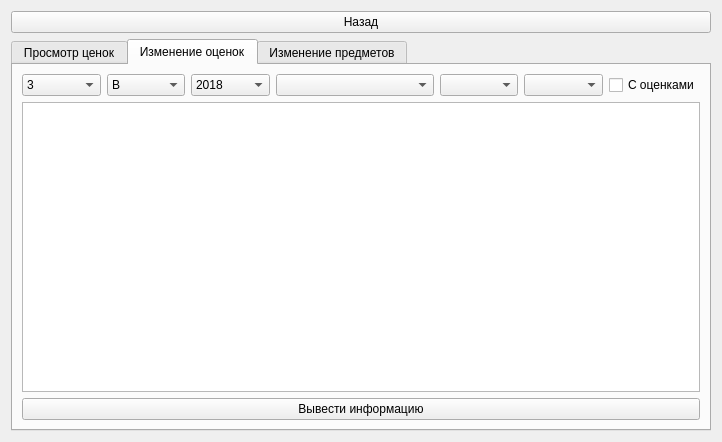
<?xml version="1.0" encoding="UTF-8"?>
<ui version="4.0">
 <class>editViewMarks</class>
 <widget class="QWidget" name="editViewMarks">
  <property name="geometry">
   <rect>
    <x>0</x>
    <y>0</y>
    <width>722</width>
    <height>442</height>
   </rect>
  </property>
  <property name="windowTitle">
   <string>Form</string>
  </property>
  <layout class="QGridLayout" name="gridLayout">
   <item row="0" column="0">
    <layout class="QGridLayout" name="gridLayout_main">
     <item row="0" column="0">
      <widget class="QPushButton" name="pushButton_cancel">
       <property name="text">
        <string>Назад</string>
       </property>
      </widget>
     </item>
     <item row="1" column="0">
      <widget class="QTabWidget" name="tabWidget">
       <property name="currentIndex">
        <number>1</number>
       </property>
       <widget class="QWidget" name="viewMarks">
        <attribute name="title">
         <string>Просмотр ценок</string>
        </attribute>
        <layout class="QGridLayout" name="gridLayout_2">
         <item row="0" column="0">
          <widget class="QLineEdit" name="lineEdit_classNum">
           <property name="sizePolicy">
            <sizepolicy hsizetype="Maximum" vsizetype="Fixed">
             <horstretch>0</horstretch>
             <verstretch>0</verstretch>
            </sizepolicy>
           </property>
           <property name="maxLength">
            <number>20</number>
           </property>
          </widget>
         </item>
         <item row="0" column="6">
          <widget class="QComboBox" name="comboBox_property">
           <property name="sizePolicy">
            <sizepolicy hsizetype="Minimum" vsizetype="Fixed">
             <horstretch>0</horstretch>
             <verstretch>0</verstretch>
            </sizepolicy>
           </property>
           <item>
            <property name="text">
             <string>Все люди</string>
            </property>
           </item>
           <item>
            <property name="text">
             <string>Одна 2</string>
            </property>
           </item>
           <item>
            <property name="text">
             <string>Одна 3</string>
            </property>
           </item>
           <item>
            <property name="text">
             <string>Одна 4</string>
            </property>
           </item>
           <item>
            <property name="text">
             <string>Одна 5</string>
            </property>
           </item>
           <item>
            <property name="text">
             <string>Две 2</string>
            </property>
           </item>
           <item>
            <property name="text">
             <string>Две 3</string>
            </property>
           </item>
           <item>
            <property name="text">
             <string>Две 4</string>
            </property>
           </item>
           <item>
            <property name="text">
             <string>Две 5</string>
            </property>
           </item>
          </widget>
         </item>
         <item row="1" column="0" colspan="7">
          <widget class="QTableWidget" name="tableWidget_viewMarks"/>
         </item>
         <item row="0" column="2">
          <widget class="QComboBox" name="comboBox_year">
           <property name="sizePolicy">
            <sizepolicy hsizetype="Fixed" vsizetype="Fixed">
             <horstretch>0</horstretch>
             <verstretch>0</verstretch>
            </sizepolicy>
           </property>
           <item>
            <property name="text">
             <string>2018</string>
            </property>
           </item>
           <item>
            <property name="text">
             <string>2019</string>
            </property>
           </item>
          </widget>
         </item>
         <item row="0" column="5">
          <widget class="QComboBox" name="comboBox_isKicked">
           <property name="sizePolicy">
            <sizepolicy hsizetype="Minimum" vsizetype="Fixed">
             <horstretch>0</horstretch>
             <verstretch>0</verstretch>
            </sizepolicy>
           </property>
          </widget>
         </item>
         <item row="0" column="1">
          <widget class="QLineEdit" name="lineEdit_classLetter">
           <property name="sizePolicy">
            <sizepolicy hsizetype="Maximum" vsizetype="Fixed">
             <horstretch>0</horstretch>
             <verstretch>0</verstretch>
            </sizepolicy>
           </property>
          </widget>
         </item>
         <item row="0" column="3">
          <widget class="QComboBox" name="comboBox_type"/>
         </item>
         <item row="3" column="0" colspan="7">
          <widget class="QPushButton" name="pushButton_printView">
           <property name="text">
            <string>Вывести информацию</string>
           </property>
          </widget>
         </item>
         <item row="0" column="4">
          <widget class="QComboBox" name="comboBox_shownSubjects"/>
         </item>
        </layout>
       </widget>
       <widget class="QWidget" name="editMarks">
        <attribute name="title">
         <string>Изменение оценок</string>
        </attribute>
        <layout class="QGridLayout" name="gridLayout_3">
         <item row="0" column="7">
          <widget class="QCheckBox" name="checkBox">
           <property name="text">
            <string>С оценками</string>
           </property>
          </widget>
         </item>
         <item row="0" column="2">
          <widget class="QComboBox" name="comboBox_year2">
           <item>
            <property name="text">
             <string>2018</string>
            </property>
           </item>
           <item>
            <property name="text">
             <string>2019</string>
            </property>
           </item>
          </widget>
         </item>
         <item row="0" column="0">
          <widget class="QComboBox" name="comboBox_classNum2">
           <item>
            <property name="text">
             <string>3</string>
            </property>
           </item>
           <item>
            <property name="text">
             <string>2</string>
            </property>
           </item>
          </widget>
         </item>
         <item row="0" column="5">
          <widget class="QComboBox" name="comboBox_shownSubjects2"/>
         </item>
         <item row="0" column="6">
          <widget class="QComboBox" name="comboBox_isKicked2"/>
         </item>
         <item row="2" column="0" colspan="8">
          <widget class="QPushButton" name="pushButton_printEdit">
           <property name="text">
            <string>Вывести информацию</string>
           </property>
          </widget>
         </item>
         <item row="1" column="0" colspan="8">
          <widget class="QTableWidget" name="tableWidget_editMarks"/>
         </item>
         <item row="0" column="1">
          <widget class="QComboBox" name="comboBox_classLetter2">
           <item>
            <property name="text">
             <string>В</string>
            </property>
           </item>
          </widget>
         </item>
         <item row="0" column="3" colspan="2">
          <widget class="QComboBox" name="comboBox_type2"/>
         </item>
        </layout>
       </widget>
       <widget class="QWidget" name="editSubjects">
        <attribute name="title">
         <string>Изменение предметов</string>
        </attribute>
        <layout class="QGridLayout" name="gridLayout_4">
         <item row="0" column="0">
          <layout class="QGridLayout" name="gridLayout_editSubjects">
           <item row="0" column="0">
            <widget class="QComboBox" name="comboBox_classNum_3"/>
           </item>
           <item row="0" column="1">
            <widget class="QComboBox" name="comboBox_classLetter_3"/>
           </item>
           <item row="1" column="0" colspan="2">
            <widget class="QTableWidget" name="tableWidget_editSubjects">
             <property name="rowCount">
              <number>0</number>
             </property>
            </widget>
           </item>
          </layout>
         </item>
        </layout>
       </widget>
      </widget>
     </item>
    </layout>
   </item>
  </layout>
 </widget>
 <resources/>
 <connections/>
</ui>
